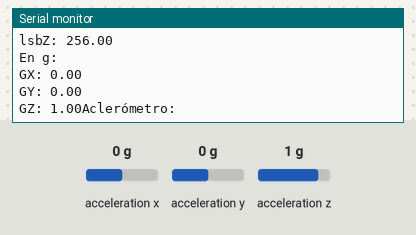
A sketch run on a simulated Arduino Uno, built with avr-gcc and run on an emulated ATmega328P. On the bench: the last lines printed to the serial monitor. Wiring (inferred from the names in the program): ADXL345 accelerometer at I2C address 0x53. Inputs (shaded band) come from the test bench; at power-on: acceleration x 0 g, acceleration y 0 g, acceleration z 1 g.

Above: at 1.2 s.
1.3 s: acceleration x set to -1.4 g
At 1.77 s:
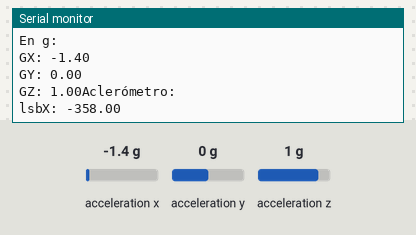
4.3 s: acceleration y set to -1.4 g
At 4.89 s:
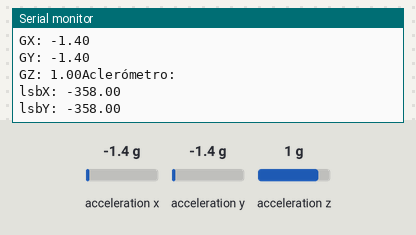
5.8 s: acceleration z set to -1.4 g
At 6.35 s:
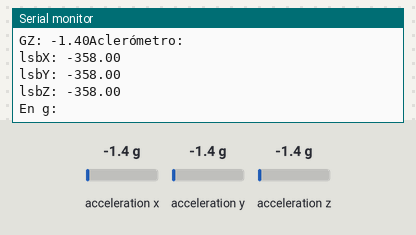
7.3 s: acceleration y set to 0 g
At 7.39 s:
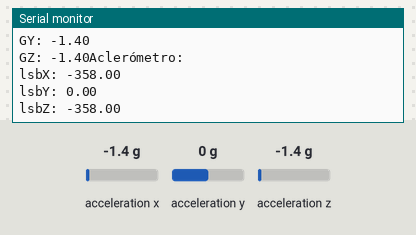

Measured:
- after the input at 1.3 s, the serial monitor: prints a new line after 0.05 s (image 1)
- after the input at 4.3 s, the serial monitor: prints a new line after 0.07 s (image 2)
- after the input at 5.8 s, the serial monitor: prints a new line at once (image 3)
- after the input at 7.3 s, the serial monitor: prints a new line after 0.09 s (image 4)

The sketch:

main.ino
```cpp
#include <Wire.h>

#define ADXL345_ADDRESS 0x53
#define ADXL345_POWER_CTL 0x2D
#define ADXL345_DATA_FORMAT 0x31
#define ADXL345_DATAX0 0x32

void setup() {
  Serial.begin(115200);
  Wire.begin();

  Wire.beginTransmission(ADXL345_ADDRESS);
  Wire.write(ADXL345_POWER_CTL);
  Wire.write(0x08);
  Wire.endTransmission();

  Wire.beginTransmission(ADXL345_ADDRESS);
  Wire.write(ADXL345_DATA_FORMAT);
  Wire.write(0x0B);
  Wire.endTransmission();
}

void loop() {
  Wire.beginTransmission(ADXL345_ADDRESS);
  Wire.write(ADXL345_DATAX0);
  Wire.endTransmission();

  Wire.requestFrom(ADXL345_ADDRESS ,6);
  if (Wire.available() >= 6)  {
    int16_t x = (Wire.read() | (Wire.read() << 8));
    int16_t y = (Wire.read() | (Wire.read() << 8));
    int16_t z = (Wire.read() | (Wire.read() << 8));

    float lsbX = x;
    float lsbY = y;
    float lsbZ = z;

    float gX = lsbX * 0.0039;
    float gY = lsbY * 0.0039;
    float gZ = lsbZ * 0.0039;

    Serial.print("Aclerómetro: \nlsbX: ");
    Serial.print(lsbX);
    Serial.print("\nlsbY: ");
    Serial.print(lsbY);
    Serial.print("\nlsbZ: ");
    Serial.print(lsbZ);
    Serial.print("\nEn g:");
    Serial.print("\nGX: ");
    Serial.print(gX);
    Serial.print("\nGY: ");
    Serial.print(gY);
    Serial.print("\nGZ: ");
    Serial.print(gZ);
  }

  delay(100);

}
```
